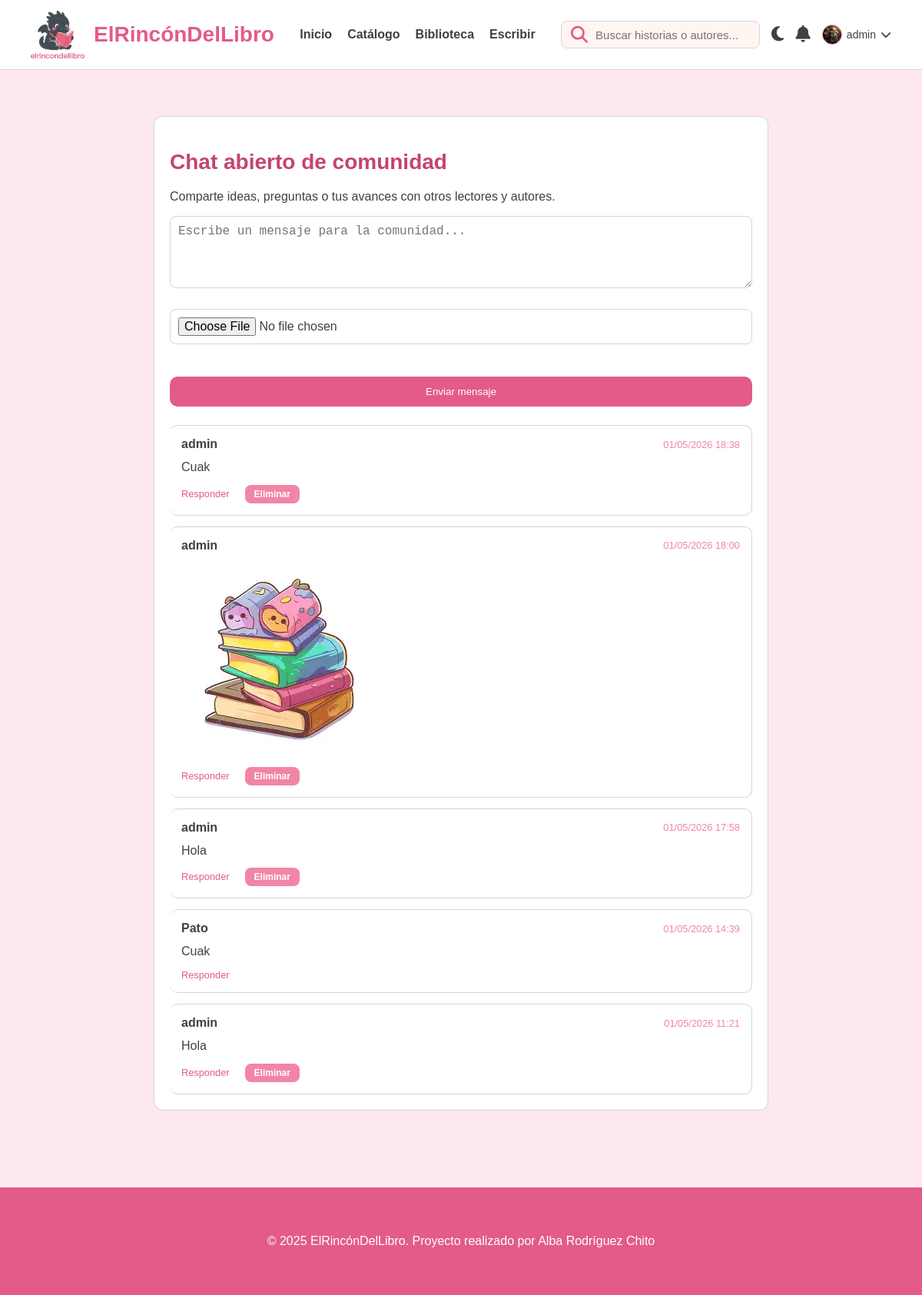
Page /comunidad.php (signed in) on the committed database.
### tables this page shows
CREATE TABLE `usuarios` (
  `id_usuarios` int NOT NULL,
  `nombre` varchar(100) NOT NULL,
  `email` varchar(100) NOT NULL,
  `password` varchar(255) NOT NULL,
  `avatar` varchar(255) DEFAULT NULL,
  `bio` text,
  `activo` tinyint(1) DEFAULT '1',
  `fecha_registro` timestamp NULL DEFAULT CURRENT_TIMESTAMP,
  `monedas` decimal(10,2) DEFAULT '0.00'
);

CREATE TABLE `comunidad_mensajes` (
  `id_comunidad` int NOT NULL,
  `usuario_id` int NOT NULL,
  `contenido` text,
  `archivo` varchar(255) DEFAULT NULL,
  `tipo` varchar(50) DEFAULT 'texto',
  `fecha` timestamp NULL DEFAULT CURRENT_TIMESTAMP,
  `autor_id` int DEFAULT NULL,
  `parent_id` int DEFAULT NULL
);

### src/comunidad.php (the view, shortened to what this page needs)
<?php
include 'conexion.php';
$mensajes = $conexion->query("SELECT cm.*, u.nombre FROM comunidad_mensajes cm JOIN usuarios u ON cm.usuario_id = u.id_usuarios ORDER BY cm.fecha DESC");
$mensajes_por_parent = [];
if ($mensajes) {
    while ($msg = $mensajes->fetch_assoc()) {
        $mensajes_por_parent[$msg['parent_id']][] = $msg;
    }
}
function mostrarMensajes($mensajes, $parent_id = null, $nivel = 0) {
    if (!isset($mensajes[$parent_id])) return;
    foreach ($mensajes[$parent_id] as $msg) {
        $indent = $nivel * 20;
        echo '<div style="border: 1px solid var(--color-borde); border-radius: 10px; padding: 15px; background: var(--color-blanco-elementos); color: var(--color-texto); margin-left: ' . $indent . 'px; border-left: ' . ($nivel > 0 ? '2px solid var(--color-borde)' : 'none') . ';">';
        echo '<div style="display:flex; justify-content:space-between; align-items:center; margin-bottom:8px;">';
        echo '<strong>' . htmlspecialchars($msg['nombre']) . '</strong>';
        echo '<span style="font-size:0.8rem; color: var(--rosa-400);">' . date('d/m/Y H:i', strtotime($msg['fecha'])) . '</span>';
        echo '</div>';
        if (!empty($msg['contenido'])) {
            echo '<p style="margin:0 0 10px; color: var(--color-texto); line-height:1.6;">' . nl2br(htmlspecialchars($msg['contenido'])) . '</p>';
        }
        if (!empty($msg['archivo'])) {
            echo '<div style="margin-top:8px;">';
            if ($msg['tipo'] === 'imagen') {
                echo '<img src="' . htmlspecialchars($msg['archivo']) . '" alt="Adjunto" style="max-width: 100%; border-radius: 10px;">';
            } else {
                echo '<a href="' . htmlspecialchars($msg['archivo']) . '" target="_blank" style="color: var(--rosa-600);">Ver archivo adjunto</a>';
            }
            echo '</div>';
        }
        echo '<div style="margin-top: 8px; font-size: 0.8rem;">';
        if (isset($_SESSION['usuario_id'])) {
            echo '<a href="?reply_to=' . $msg['id_comunidad'] . '#form" style="color: var(--rosa-600); margin-right: 10px; text-decoration: none;">Responder</a>';
            if ((int)$msg['usuario_id'] === (int)$_SESSION['usuario_id']) {
                echo '<form action="procesar_delete_comentario.php" method="POST" style="display:inline; margin-left: 10px;">';
                echo '<button type="submit" class="btn-secondary" style="padding: 5px 12px; font-size: 0.75rem;">Eliminar</button>';
                echo '</form>';
            }
        }
        echo '</div>';
        echo '</div>';
    }
}
?>
<!DOCTYPE html>
<html lang="es">
<head>
    <link rel="stylesheet" href="CSS/style1.css">
    <link rel="stylesheet" href="https://cdnjs.cloudflare.com/ajax/libs/font-awesome/6.5.0/css/all.min.css">
</head>
<body>
<?php include 'partials/header.php'; ?>
<div class="container">
    <div class="card-form" style="max-width: 800px; margin: 40px auto;">
        <h2 class="section-title">Chat abierto de comunidad</h2>
        <p>Comparte ideas, preguntas o tus avances con otros lectores y autores.</p>
        <form id="form" action="comunidad.php" method="POST" enctype="multipart/form-data" style="display: grid; gap: 12px; margin-bottom: 24px;">
            <textarea name="contenido" rows="4" class="input-field" placeholder="Escribe un mensaje para la comunidad..."></textarea>
            <input type="file" name="archivo" accept="image/*,application/pdf,.txt" class="input-field">
            <button type="submit" class="btn-primary">Enviar mensaje</button>
        </form>
        <div style="display: grid; gap: 14px;">
            <?php mostrarMensajes($mensajes_por_parent); ?>
        </div>
    </div>
</div>
<?php include 'partials/footer.php'; ?>
</body>
</html>

### src/partials/header.php (shortened to what this page needs)
<?php
include 'conexion.php';
$nombre_usuario = isset($_SESSION['usuario_nombre']) ? $_SESSION['usuario_nombre'] : null;
$usuario_id = isset($_SESSION['usuario_id']) ? $_SESSION['usuario_id'] : null;
if ($usuario_id) {
    $avatar_url = 'img/user-default.png';
    $res_avatar = $conexion->query("SELECT avatar FROM usuarios WHERE id_usuarios = $usuario_id LIMIT 1");
    if ($res_avatar && $res_avatar->num_rows === 1) {
        $row = $res_avatar->fetch_assoc();
        if (!empty($row['avatar'])) {
            $avatar_url = $row['avatar'];
        }
    }
}
?>
<header class="header">
    <div class="container header-inner">
        <div class="header-left">
            <img src="img/dragon1.png" class="logo-dragon" alt="logo">
            <h1 class="logo-text">ElRincónDelLibro</h1>
        </div>
        <nav class="nav-menu">
            <a href="index.php">Inicio</a>
            <a href="catalogo.php">Catálogo</a>
            <a href="biblioteca.php">Biblioteca</a>
            <a href="escribir.php">Escribir</a>
        </nav>
        <div class="header-right">
            <form action="catalogo.php" method="GET" class="search-box">
                <i class="fa-solid fa-magnifying-glass search-icon"></i>
                <input type="text" name="search" placeholder="Buscar historias o autores..." value="<?php echo isset($_GET['search']) ? htmlspecialchars($_GET['search']) : ''; ?>">
            </form>
            <div class="dark-mode-switch" onclick="toggleDarkMode()" title="Cambiar modo">
                <i id="dark-icon" class="fa-solid fa-moon"></i>
            </div>
            <div class="notification-dropdown">
                <div class="notification-trigger" id="notifTrigger">
                    <i class="fa-solid fa-bell"></i>
                </div>
            </div>
            <?php if ($nombre_usuario): ?>
                <div class="user-menu">
                    <div class="user-trigger">
                        <div class="avatar-container">
                            <img src="<?php echo htmlspecialchars($avatar_url); ?>" alt="Usuario" class="img-login-header">
                        </div>
                        <span class="user-name-text"><?= htmlspecialchars($nombre_usuario) ?></span>
                        <i class="fa-solid fa-chevron-down icon-arrow"></i>
                    </div>
                </div>
            <?php else: ?>
                <a href="login.php" class="login-link"><i class="fa-solid fa-user"></i></a>
            <?php endif; ?>
        </div>
    </div>
</header>

### src/CSS/style1.css (style rules this page uses)
:root { --rosa-50: #FCE8ED; --rosa-200: #F7B7C8; --rosa-400: #F185A5; --rosa-600: #E35B87; --rosa-800: #C5446C; --crema: #FFF6F2; --gris-100: #F7F7F7; --gris-300: #D5D5D5; --gris-700: #404040; --max-width: 1200px; --color-fondo: var(--rosa-50); --color-texto: var(--gris-700); --color-blanco-elementos: #ffffff; --color-borde: var(--gris-300); --sombra: rgba(0, 0, 0, 0.1); }
* { box-sizing: border-box; }
body { margin: 0; background: var(--color-fondo); font-family: "Verdana", sans-serif; color: var(--color-texto); transition: background 0.3s ease, color 0.3s ease; }
img { display: block; max-width: 100%; }
.container { max-width: var(--max-width); margin: auto; padding: 20px 40px; }
.header { background: var(--color-blanco-elementos); backdrop-filter: blur(6px); border-bottom: 1px solid var(--color-borde); position: sticky; top: 0; z-index: 20; }
.header-inner { display: flex; justify-content: space-between; align-items: center; height: 90px; }
.header-left { display: flex; align-items: center; gap: 12px; }
.logo-dragon { width: 70px; }
.logo-text { font-size: 28px; font-weight: 700; color: var(--rosa-600); }
.nav-menu { display: flex; gap: 20px; }
.nav-menu a { text-decoration: none; color: var(--color-texto); font-size: 16px; font-weight: 600; }
.search-box { display: flex; align-items: center; background: var(--crema); border: 1px solid var(--color-borde); padding: 6px 12px; border-radius: 8px; }
.search-box input { border: none; outline: none; background: transparent; margin-left: 8px; font-size: 15px; color: var(--color-texto); }
.search-icon { color: var(--rosa-600); }
.header-right { display: flex; align-items: center; gap: 15px; font-size: 22px; color: var(--color-texto); }
.btn-primary { margin-top: 15px; background: var(--rosa-600); color: white; border: none; padding: 12px 20px; border-radius: 10px; cursor: pointer; transition: background 0.3s ease, transform 0.2s ease; }
.btn-secondary { background: var(--rosa-400); color: white; border: none; padding: 10px 18px; border-radius: 8px; font-family: "Verdana", sans-serif; font-size: 14px; font-weight: 600; cursor: pointer; transition: background 0.3s ease, transform 0.2s ease; display: inline-flex; align-items: center; justify-content: center; gap: 8px; }
.section-title { font-size: 28px; color: var(--rosa-800); margin-bottom: 20px; }
.input-field { width: 100%; padding: 10px; background: var(--color-blanco-elementos); color: var(--color-texto); border: 1px solid var(--color-borde); border-radius: 8px; font-size: 16px; margin-bottom: 15px; }
.user-menu { position: relative; display: flex; align-items: center; }
.user-trigger { display: flex; align-items: center; gap: 6px; cursor: pointer; font-size: 14px; }
.avatar-container { width: 26px; height: 26px; min-width: 26px; min-height: 26px; border-radius: 50%; overflow: hidden; border: 1.5px solid var(--rosa-400); display: flex; align-items: center; justify-content: center; background: #fff; }
.img-login-header { width: 26px; height: 26px; object-fit: cover; }
.card-form { background: var(--color-blanco-elementos); padding: 20px; border-radius: 12px; margin-bottom: 30px; border: 1px solid var(--color-borde); }

### rows in the picture
usuarios: avatar (picture)
comunidad_mensajes: usuario.nombre "admin", fecha "01/05/2026 18:38", contenido "Cuak"
comunidad_mensajes: usuario.nombre "admin", fecha "01/05/2026 18:00", archivo (picture)
comunidad_mensajes: usuario.nombre "admin", fecha "01/05/2026 17:58", contenido "Hola"
comunidad_mensajes: usuario.nombre "Pato", fecha "01/05/2026 14:39", contenido "Cuak"
comunidad_mensajes: usuario.nombre "admin", fecha "01/05/2026 11:21", contenido "Hola"

### other values in the picture
$nombre_usuario "admin"
